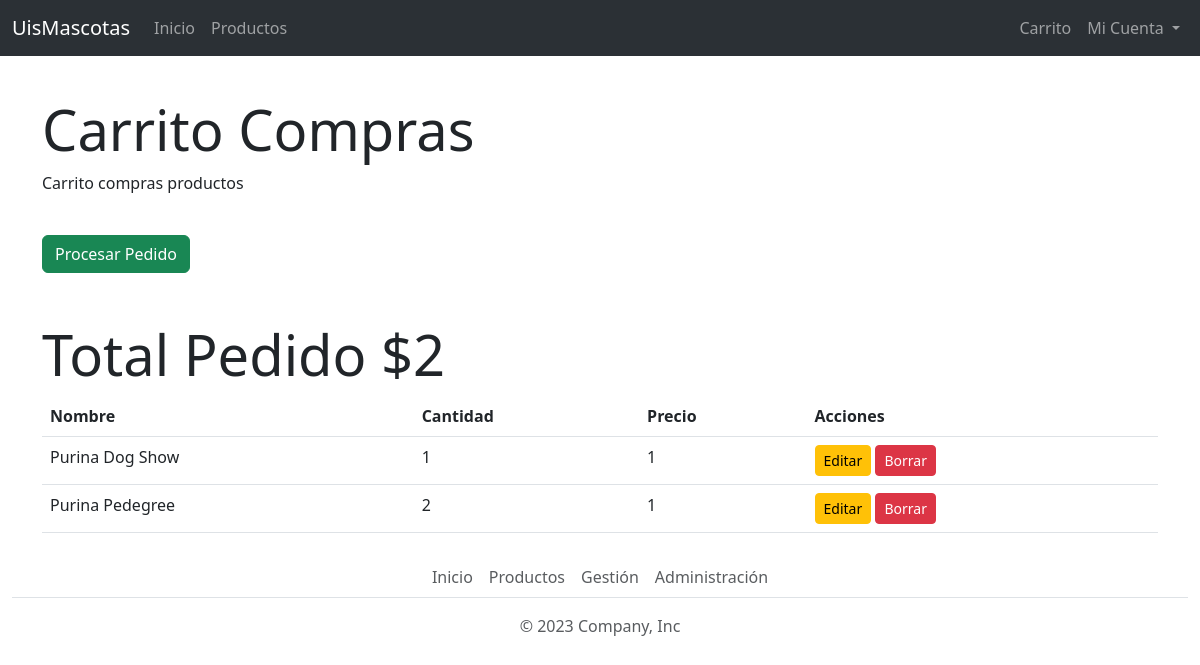
Before: /pedidos/carrito/ (signed in) with the older database file.
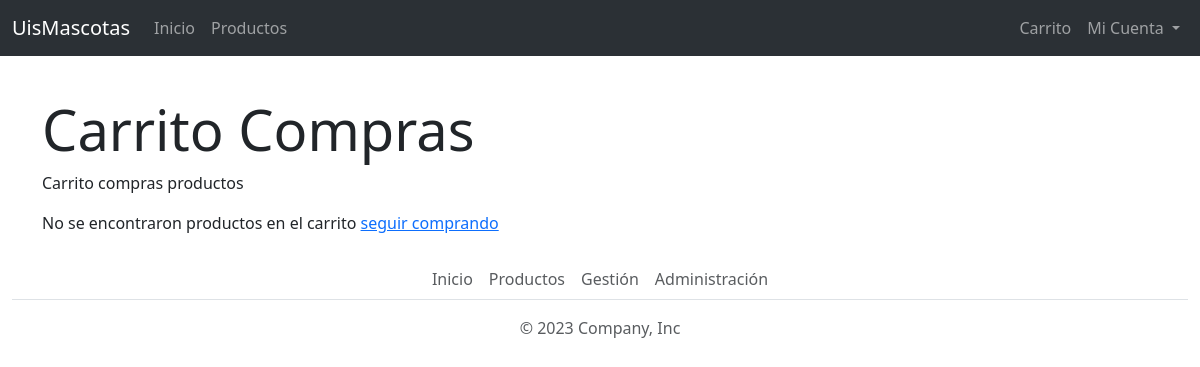
After: the same page with the newer database file.
### pedidos/models.py (models this page shows)
class PedidoProducto(models.Model):
    pedido = models.ForeignKey(Pedido, on_delete=models.CASCADE)
    producto = models.ForeignKey(Producto, on_delete=models.CASCADE)
    cantidad = models.IntegerField()
    valor = models.BigIntegerField()

### productos/models.py (models this page shows)
class Producto(models.Model):
    ref_categoria = models.ForeignKey(Categoria,on_delete=models.CASCADE)
    ref_estado = models.ForeignKey(EstadoProducto, on_delete=models.CASCADE)
    nombre = models.CharField(max_length=100)
    descripcion = models.CharField(max_length=400)
    caracteristicas = models.CharField(max_length=400)
    precio = models.IntegerField()
    fecha_creacion = models.DateTimeField()
    imagen = models.FileField(upload_to="productos/")

### pedidos/views.py (the view)
# urls.py: path('carrito/',views.carritoCompras, name='carritoCompras'),
def carritoCompras(request):
    estado = EstadoPedido.objects.filter(estado="carrito")[0]
    pedido = Pedido.objects.filter(ref_estado=estado,ref_usuario= request.user)
    if request.method == "POST":
        pedido = pedido[0]
        estado_procesador = EstadoPedido.objects.filter(estado="procesado")[0]
        pedido.ref_estado = estado_procesador
        productosPedido = PedidoProducto.objects.filter(pedido=pedido)
        total_pedido = 0
        for productoPedido in productosPedido:
            total_pedido += productoPedido.valor
        pedido.valor_pedido = total_pedido
        pedido.save()
        messages.success(request, "Pedido procesado")
        return redirect('productosIndex')
    else:
        if len(pedido)==1:
            pedido = pedido[0]
            productosPedido = PedidoProducto.objects.filter(pedido=pedido)
            total_pedido = 0
            for productoPedido in productosPedido:
                total_pedido += productoPedido.valor
            context = {"pedido":pedido,"productosPedido":productosPedido,"valorPedido":total_pedido}
        else:
            context = {}
    template = loader.get_template("carrito.html")
    return HttpResponse(template.render(context,request))

### pedidos/templates/carrito.html (shortened to what this page needs)
{% extends 'base.html' %}
{% load static %}
{% block content %}
<h1 class="display-4" id="title">Carrito Compras</h1>
<p>Carrito compras productos</p>
{% if pedido %}
<form method="POST">
    <br>
    <input type="submit" class="btn btn-success" value="Procesar Pedido">
</form>
<br><br>
<h4 class="display-4">Total Pedido ${{ valorPedido }}</h4>
<table class="table">
    <thead>
      <tr>
        <th scope="col">Nombre</th>
        <th scope="col">Cantidad</th>
        <th scope="col">Precio</th>
        <th scope="col">Acciones</th>
      </tr>
    </thead>
    <tbody>
      {% for producto_pedido in productosPedido %}
      <tr>
        <td>{{producto_pedido.producto.nombre}}</td>
        <td>{{producto_pedido.cantidad}}</td>
        <td>{{producto_pedido.valor}}</td>
        <td>
            <a class="btn btn-sm btn-warning" href="{% url 'agregarProducto' producto_pedido.producto.id %}">Editar</a>
            <a class="btn btn-sm btn-danger" href="{% url 'borrarProducto' producto_pedido.producto.id %}">Borrar</a>
        </td>
      </tr>
      {% endfor %}
    </tbody>
</table>
{% else %}
<p>No se encontraron productos en el carrito <a href="{% url 'productosIndex' %}">seguir comprando</a></p>
{% endif %}
{% endblock content%}

Changed rows visible on the page:
no longer on this page (row edited): PedidoProducto: producto.nombre "Purina Dog Show", cantidad "1", valor "1"
no longer on this page (row edited): PedidoProducto: producto.nombre "Purina Pedegree", cantidad "2", valor "1"
Other visible differences:
form field value: "Procesar Pedido" → (not shown)
{{ valorPedido }}: "2" → (not shown)
text no longer shown: "Total Pedido $ Nombre Cantidad Precio Acciones"
text now shown: "No se encontraron productos en el carrito seguir comprando"
